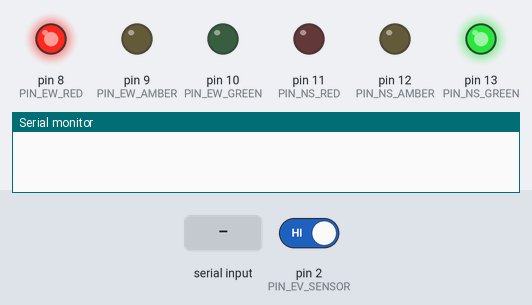
The sketch below on a simulated Arduino Uno, built with avr-gcc and run on an emulated ATmega328P. On the bench: output pins drawn as LEDs (lit = HIGH), the last lines printed to the serial monitor. The test bench sets the inputs (shaded band); at power-on: pin 2 (PIN_EV_SENSOR) HIGH.

Above: at 1.2 s.
1.3 s: pin 2 (PIN_EV_SENSOR) driven LOW
At 1.7 s:
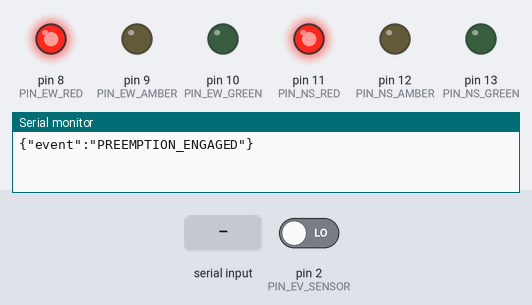
4.3 s: "RESUME_NORMAL\n" received over Serial
At 5.2 s:
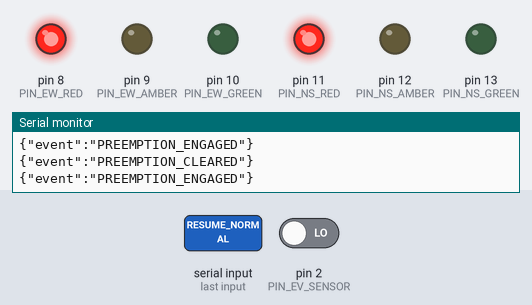
5.8 s: "EMERGENCY_NS\n" received over Serial
At 8.9 s:
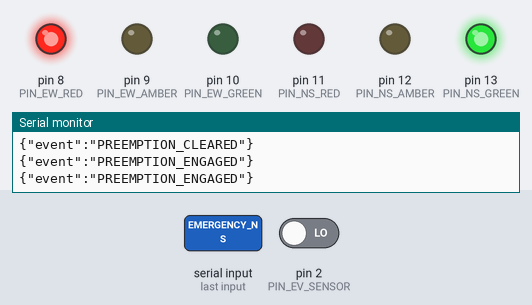
Timing chart, 0 to 10.4 s (numbered marks = the images above; inputs shaded):
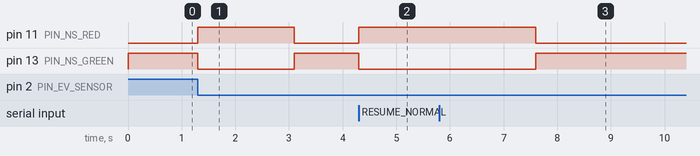

Measured:
- after the input at 1.3 s, pin 11 (PIN_NS_RED): LOW → HIGH at once, → LOW 1.8 s later; pin 13 (PIN_NS_GREEN): HIGH → LOW at once, → HIGH 1.8 s later
- after the input at 4.3 s, pin 11 (PIN_NS_RED): LOW → HIGH at once; pin 13 (PIN_NS_GREEN): HIGH → LOW at once
- after the input at 5.8 s, pin 11 (PIN_NS_RED): HIGH → LOW after 1.8 s instead of 0.30 s; pin 13 (PIN_NS_GREEN): LOW → HIGH after 1.8 s instead of 0.30 s

The sketch:

traffic_emergency_controller.ino
```cpp
/*
  4Way 3D - Automatic Emergency Vehicle Traffic Priority System (EVPS)
  Firmware: traffic_emergency_controller.ino
  Baud: 115200 bps
*/

const int PIN_NS_RED    = 11;
const int PIN_NS_AMBER  = 12;
const int PIN_NS_GREEN  = 13;
const int PIN_EW_RED    = 8;
const int PIN_EW_AMBER  = 9;
const int PIN_EW_GREEN  = 10;
const int PIN_EV_SENSOR = 2; // Active-LOW RF or Pushbutton trigger

unsigned long normalGreen = 8000;
unsigned long amberTime   = 2500;
unsigned long allRedTime  = 1800;
unsigned long evHoldTime  = 10000;

enum State { NS_G, NS_A, ALL_RED_EW, EW_G, EW_A, ALL_RED_NS, PREEMPTION_ALL_RED, PREEMPTION_NS_G };
State currentState = NS_G;
unsigned long stateStart = 0;
bool emergencyActive = false;

void setup() {
  Serial.begin(115200);
  pinMode(PIN_NS_RED, OUTPUT); pinMode(PIN_NS_AMBER, OUTPUT); pinMode(PIN_NS_GREEN, OUTPUT);
  pinMode(PIN_EW_RED, OUTPUT); pinMode(PIN_EW_AMBER, OUTPUT); pinMode(PIN_EW_GREEN, OUTPUT);
  pinMode(PIN_EV_SENSOR, INPUT_PULLUP);
  setSignals(LOW, LOW, HIGH, HIGH, LOW, LOW);
  stateStart = millis();
}

void loop() {
  if (Serial.available()) {
    String cmd = Serial.readStringUntil('\n');
    cmd.trim();
    if (cmd == "EMERGENCY_NS") triggerEmergency();
    if (cmd == "RESUME_NORMAL") clearEmergency();
  }

  if (digitalRead(PIN_EV_SENSOR) == LOW && !emergencyActive) {
    triggerEmergency();
  }

  updateStateMachine();
}

void triggerEmergency() {
  emergencyActive = true;
  currentState = PREEMPTION_ALL_RED;
  stateStart = millis();
  setSignals(HIGH, LOW, LOW, HIGH, LOW, LOW); // All-Red buffer
  Serial.println(F("{\"event\":\"PREEMPTION_ENGAGED\"}"));
}

void clearEmergency() {
  emergencyActive = false;
  currentState = ALL_RED_NS;
  stateStart = millis();
  setSignals(HIGH, LOW, LOW, HIGH, LOW, LOW);
  Serial.println(F("{\"event\":\"PREEMPTION_CLEARED\"}"));
}

void setSignals(bool nr, bool na, bool ng, bool er, bool ea, bool eg) {
  digitalWrite(PIN_NS_RED, nr); digitalWrite(PIN_NS_AMBER, na); digitalWrite(PIN_NS_GREEN, ng);
  digitalWrite(PIN_EW_RED, er); digitalWrite(PIN_EW_AMBER, ea); digitalWrite(PIN_EW_GREEN, eg);
}

void updateStateMachine() {
  unsigned long elapsed = millis() - stateStart;
  if (currentState == PREEMPTION_ALL_RED && elapsed >= allRedTime) {
    currentState = PREEMPTION_NS_G;
    stateStart = millis();
    setSignals(LOW, LOW, HIGH, HIGH, LOW, LOW);
  } else if (currentState == PREEMPTION_NS_G && elapsed >= evHoldTime) {
    clearEmergency();
  }
}
```
